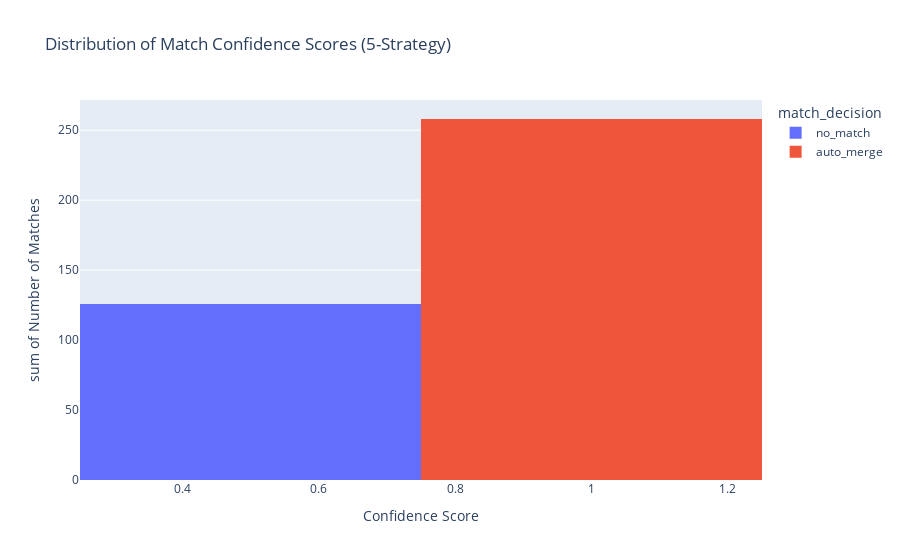

The notebook cell saved with this chart:
### Code cell
# Analyze confidence distribution
confidence_dist_sql = f"""
SELECT
  ROUND(combined_score, 1) as score_bucket,
  COUNT(*) as count,
  match_decision
FROM `{bq_helper.dataset_ref}.customers_with_embeddings_combined_matches`
GROUP BY score_bucket, match_decision
ORDER BY score_bucket
"""

confidence_dist = bq_helper.execute_query(confidence_dist_sql)
print("\n📊 Confidence Score Distribution:")
display(confidence_dist.head(10))

# Create confidence distribution plot
fig = px.histogram(
    confidence_dist,
    x='score_bucket',
    y='count',
    color='match_decision',
    title='Distribution of Match Confidence Scores (5-Strategy)',
    labels={'score_bucket': 'Confidence Score', 'count': 'Number of Matches'}
)
fig.show()

### Figure 1 — Plotly figure (JSON) as saved in the notebook; plotly's stock layout.template omitted (floating-point values rounded to 4 significant figures)
{"data": [{"bingroup": "x", "histfunc": "sum", "hovertemplate": "match_decision=no_match<br>Confidence Score=%{x}<br>sum of Number of Matches=%{y}<extra></extra>", "legendgroup": "no_match", "marker": {"color": "#636efa", "pattern": {"shape": ""}}, "name": "no_match", "orientation": "v", "showlegend": true, "type": "histogram", "x": [0.3, 0.4], "xaxis": "x", "y": [120, 6], "yaxis": "y"}, {"bingroup": "x", "histfunc": "sum", "hovertemplate": "match_decision=auto_merge<br>Confidence Score=%{x}<br>sum of Number of Matches=%{y}<extra></extra>", "legendgroup": "auto_merge", "marker": {"color": "#EF553B", "pattern": {"shape": ""}}, "name": "auto_merge", "orientation": "v", "showlegend": true, "type": "histogram", "x": [0.8, 0.9, 1.0], "xaxis": "x", "y": [20, 236, 2], "yaxis": "y"}], "layout": {"barmode": "relative", "legend": {"title": {"text": "match_decision"}, "tracegroupgap": 0}, "title": {"text": "Distribution of Match Confidence Scores (5-Strategy)"}, "xaxis": {"anchor": "y", "domain": [0, 1], "title": {"text": "Confidence Score"}}, "yaxis": {"anchor": "x", "domain": [0, 1], "title": {"text": "sum of Number of Matches"}}}}
